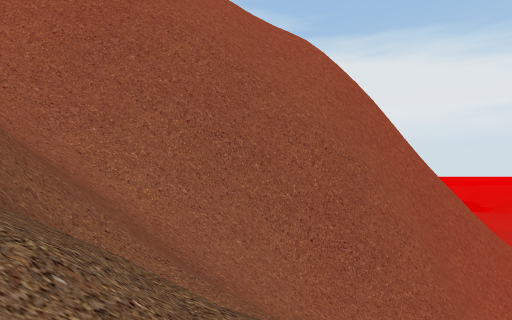
view 1 (above)

22 first-person views from a walk through a 3-D level made in the Unity game engine. The camera is 1.4 m above the floor, tilts 2° down and sees 85° across. The floor is counted in squares, 1.95 m on a side. Each view is taken from the middle of a square. On the plan, view 1 faces up. The plan holds only what a view shows up to about 10 squares ahead; the rest is blank. The place goes on beyond the plan. The player character is not drawn. Some surface patterns are stand-ins.

view 2
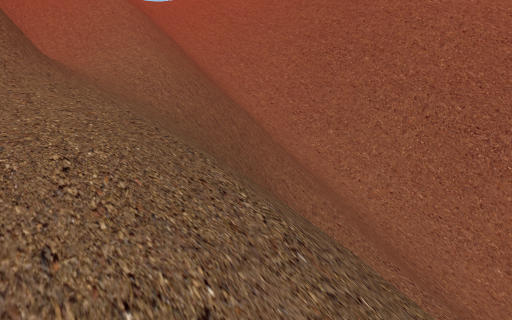

view 3
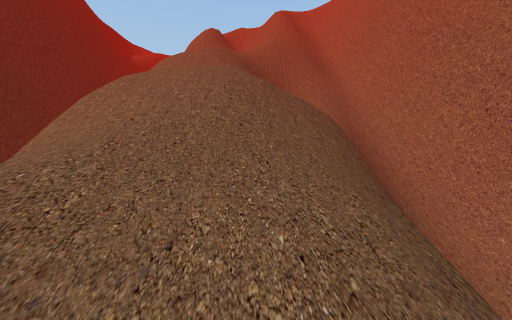

view 4
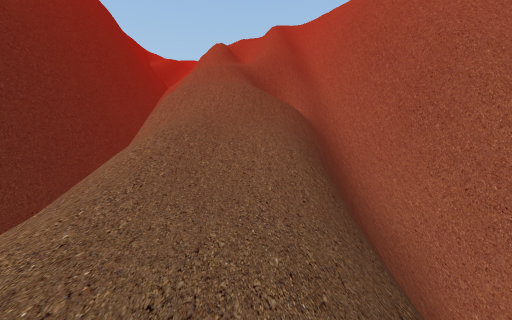

view 5
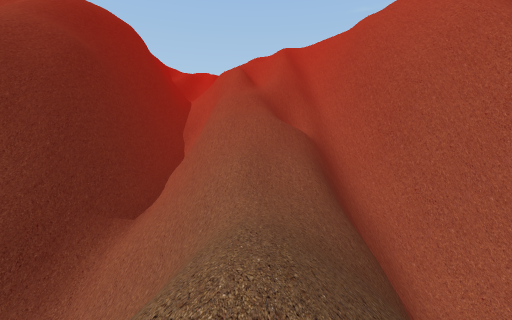

view 6
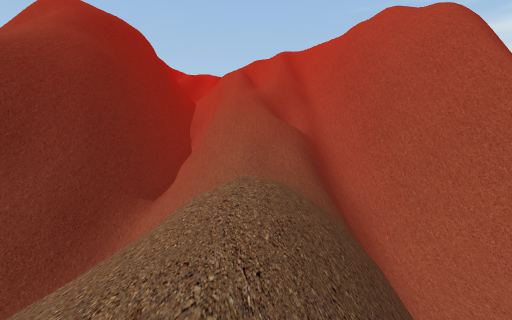

view 7
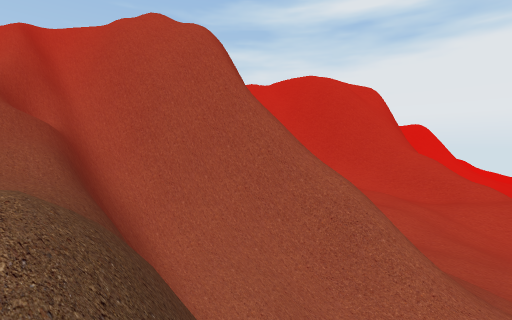

view 8
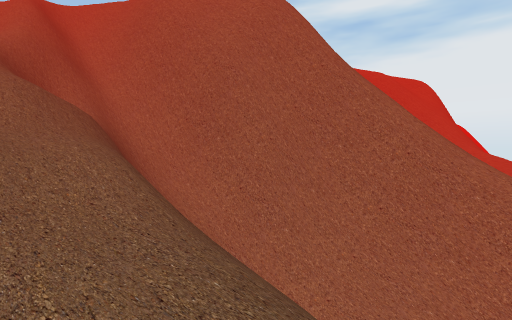

view 9
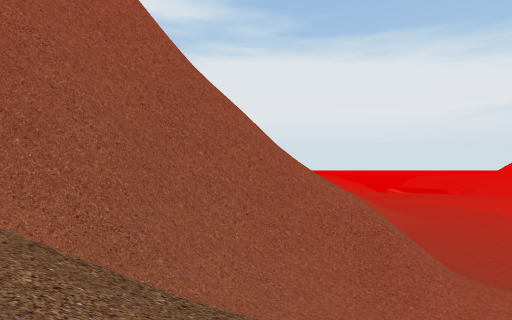

view 10
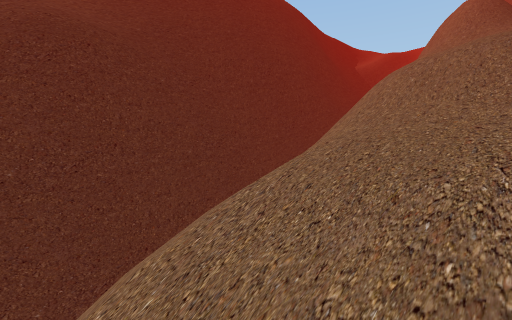

view 11
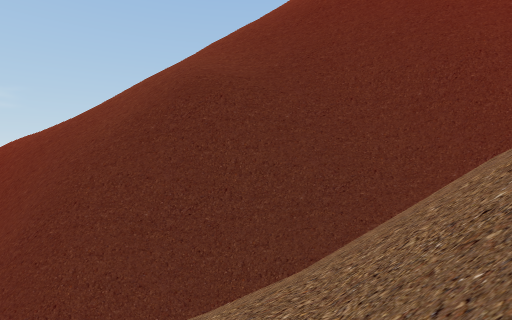

view 12
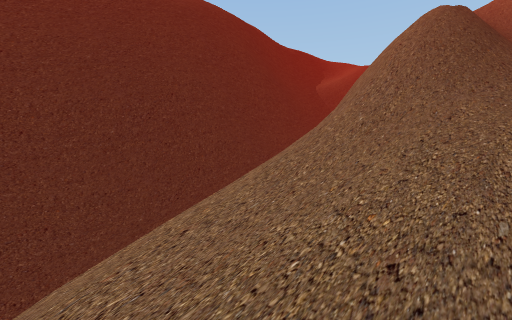

view 13
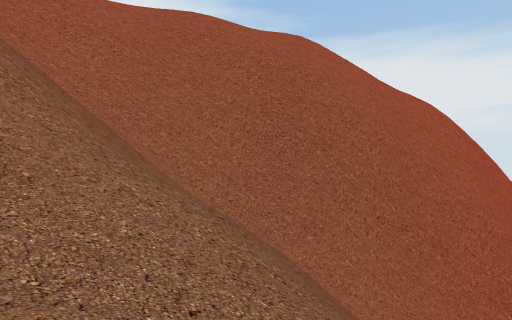

view 14
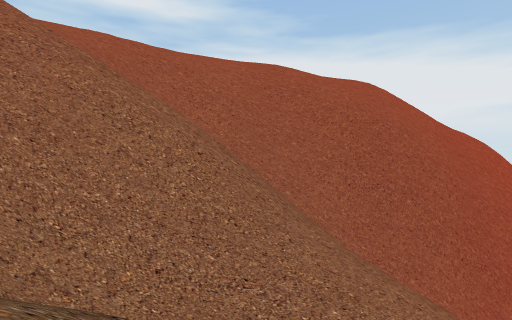

view 15
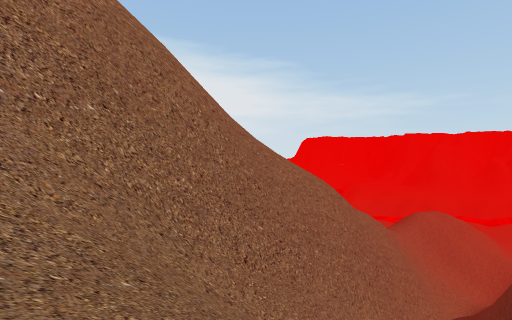

view 16
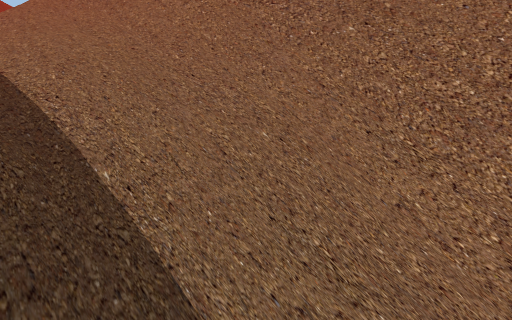

view 17
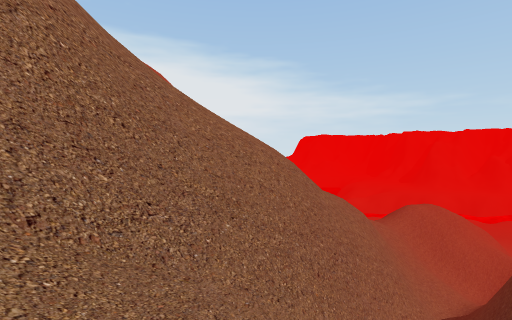

view 18
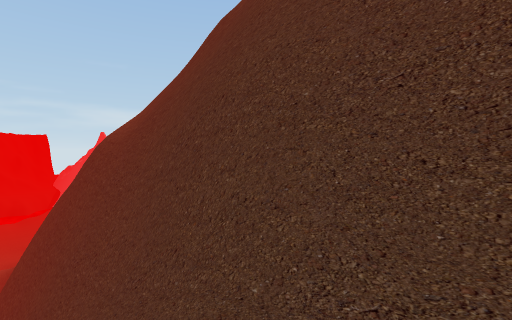

view 19
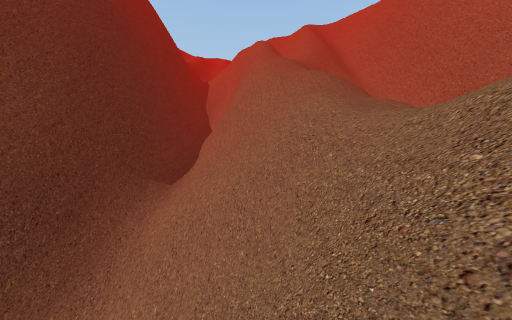

view 20
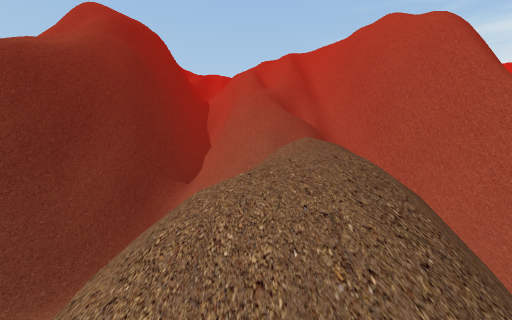

view 21
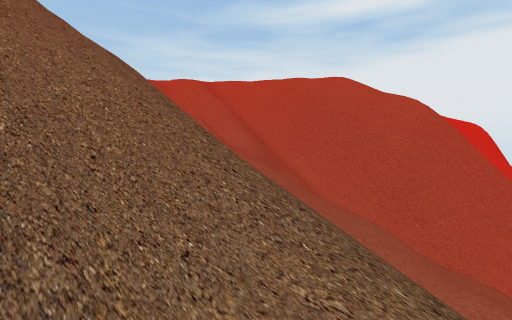

view 22
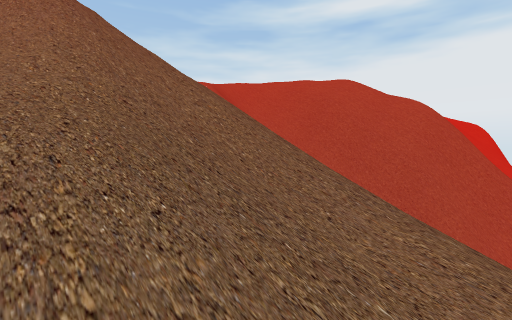

### Floor plan
Key: @ floor where view 1 was taken; # wall or solid block; x gap in a wall; . main floor; : floor 0.75 m higher than the main floor; + floor 1.75 m higher than the main floor; * floor 2.5 m higher than the main floor; % floor 4 m higher than the main floor; & floor 5.75 m higher than the main floor; - floor 6.25 m lower than the main floor; $ floor 23.25 m higher than the main floor; / step, stairs or slope; = window, fence, low wall or low ledge; ^ raised ledge; v drop or lower ground.
Columns run from 14 left of view 1 to 20 right of it. Each row starts with its distance up from view 1.
 12                        %*:   =///
 11                   vv=#vvvvvvvv=//
 10       //////vvvvvvvv=vv ^^#####//
  9    ////vvvvvvvvv==    ^^#=///
  8  $//vvvvvvvv         ^#/////
  7 //###^^^^^^^^^^^^^^^^##////
  6 //====#######===//////////
  5      //==/x////=#####^^
  4      /////x/////v===vv ===
  3    vvv=/// #=    ///vvvvvvvv v
  2   =####//////v=//////+/..////vvv
  1   //////////////&///////....::///v
  0   //#vvv=/////@/////////v=#=///////
 -1       //vv=//////vv##vv##===/  ==
 -2      =======vv====#=//////
 -3   #############=###//////
 -4   =//////       /=##^####///-/
 -5   /////////=^^^##^^  ^^^^^^=//
 -6      #^^^^^^   === ===   ^##/
 -7      ^^      =vvvvvvvvvvvv##
 -8        vvvvvvv#=//vvvvvvvvv
 -9         vvvvvvvv#////////
-10                  //////
-11                  //////

Positions as (right, up) in squares from view 1, and headings:
1: (0, 0), facing up
2: (0, 0), facing up-left
3: (8, 2), facing left
4: (12, 2), facing left
5: (16, 1), facing left
6: (18, 1), facing left
7: (18, 1), facing up-left
8: (12, 1), facing up-left
9: (9, 1), facing up
10: (4, 1), facing down-left
11: (1, 1), facing down
12: (-1, 1), facing down-left
13: (-5, 0), facing up
14: (-8, -1), facing up
15: (-8, -5), facing up-right
16: (-6, -5), facing up-left
17: (-6, -5), facing up-right
18: (-9, -4), facing down-right
19: (14, -1), facing left
20: (20, 0), facing left
21: (8, -10), facing up-left
22: (8, -11), facing up-left
